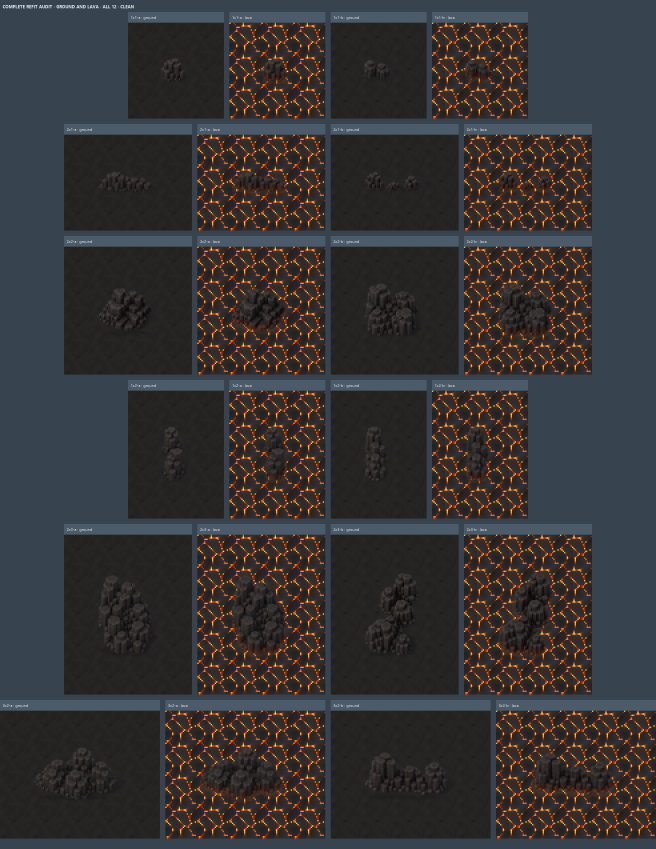
#> input picture tools/tilesets/assets/basalt-columns/reference/all-twelve-refit-ground-and-lava-clean-review.png, 1968 x 2546 px, given in place of single-a.png, which was not available (shown at 1/3 size)
$ python build_basalt_tree_imagegen_review.py --source-dir assets/basalt-columns/reference --out-dir out
#> lines starting #> are read from the running program, lines starting #| are printed output that depends on the picture; after the words box and inside, x2 and y2 are one past the last pixel; in counts of white or black regions, pixels touching at a corner belong together; pictures that were not available may be replaced by others from this repository, and a replacement may not be noted
#!/usr/bin/env python
"""Fit image-generated basalt concepts at 24px density and build a review sheet."""

from __future__ import annotations

import argparse
import json
from pathlib import Path

import numpy as np
from PIL import Image, ImageDraw, ImageFont

import build_basalt_forest_bulk_review as forest


ARCHETYPES = (
    ("single-a", (1, 1), ("x",)),
    ("single-b", (1, 1), ("x",)),
    ("pair-horizontal", (2, 1), ("xx",)),
    ("l-three-cell", (3, 2), ("_x_", "xx_")),
    ("hook-four-cell", (4, 3), ("____", "xxx_", "x___")),
    ("zigzag-six-cell", (4, 3), ("__x_", "xxx_", "_xx_")),
)


def main() -> int:
    parser = argparse.ArgumentParser()
    parser.add_argument("--source-dir", type=Path, required=True)
    parser.add_argument("--out-dir", type=Path, required=True)
    args = parser.parse_args()
    source_dir = args.source_dir.resolve()
    out_dir = args.out_dir.resolve()
    fitted_dir = out_dir / "fitted-production"
    fitted_dir.mkdir(parents=True, exist_ok=True)

    fitted: dict[str, Image.Image] = {}
    audit = []
    for name, dimensions, footprint in ARCHETYPES:
        source = Image.open(source_dir / f"{name}.png").convert("RGBA")
        production, record = fit_at_24px(source, dimensions)
        production.save(fitted_dir / f"{name}.png")
        fitted[name] = production
        audit.append({"id": name, "footprint": footprint, **record})

    review = build_review(fitted)
    review_path = out_dir / "basalt_tree_imagegen_archetype_review.png"
    review.save(review_path)
    (out_dir / "fit-audit.json").write_text(
        json.dumps(audit, indent=2) + "\n", encoding="utf-8"
    )
    print(review_path)
    return 0


def fit_at_24px(source: Image.Image, dimensions: tuple[int, int]):
#> called with dimensions = (1, 1)
    alpha = np.asarray(source.getchannel("A"))
#> alpha: shape (2546, 1968); every value is 255
    ys, xs = np.nonzero(alpha > 8)
    if len(xs) == 0:
        raise ValueError("source contains no visible pixels")
    crop_box = (int(xs.min()), int(ys.min()), int(xs.max()) + 1, int(ys.max()) + 1)
#> crop_box = (0, 0, 1968, 2546)
    cropped = source.crop(crop_box)

    columns, rows = dimensions
    author_width, author_height = columns * 24, rows * 24
    padding = 2
    available_width = author_width - padding * 2
    available_height = author_height - padding * 2
    scale = min(available_width / cropped.width, available_height / cropped.height)
#> scale = 0.00786
    width = max(1, round(cropped.width * scale))
#> width = 15
    height = max(1, round(cropped.height * scale))
#> height = 20
    reduced = cropped.resize((width, height), Image.Resampling.LANCZOS)
    author = Image.new("RGBA", (author_width, author_height))
#> author: PIL image 24x24 RGBA; every value is 0
    x = (author_width - width) // 2
#> x = 4
    y = author_height - padding - height
#> y = 2
    author.alpha_composite(reduced, (x, y))
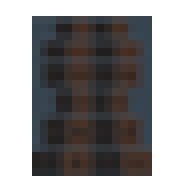
#> author: PIL image 24x24 RGBA (shown 8 times larger); mean R, G, B, A 28.6, 27.3, 27.6, 132.8; transparent parts drawn white
    production = author.resize(
        (author_width * 2, author_height * 2), Image.Resampling.NEAREST
    )

    prod_alpha = np.asarray(production.getchannel("A"))
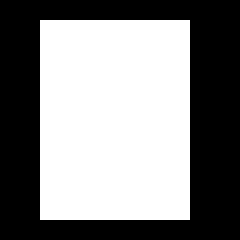
#> prod_alpha: shape (48, 48) (shown 5 times larger); 52.1% white; 1 black region, box (x1, y1, x2, y2) and area: (0, 0, 48, 48) 1104
    by, bx = np.nonzero(prod_alpha > 0)
#> by = 1200 values from 4 to 43; bx = 1200 values, max 37 at index 29, min 8 at index 0, mean 22.5
    bounds = [int(bx.min()), int(by.min()), int(bx.max()) + 1, int(by.max()) + 1]
#> bounds = [8, 4, 38, 44]
    uniform = bool(
        np.array_equal(prod_alpha[0::2, 0::2], prod_alpha[0::2, 1::2])
        and np.array_equal(prod_alpha[0::2, 0::2], prod_alpha[1::2, 0::2])
        and np.array_equal(prod_alpha[0::2, 0::2], prod_alpha[1::2, 1::2])
    )
#> uniform = True
    return production, {
        "source_size": list(source.size),
        "source_crop": list(crop_box),
        "authoring_size": [author_width, author_height],
        "production_size": list(production.size),
        "visible_bounds": bounds,
        "bounds_violations": 0,
        "uniform_2x2_blocks": uniform,
    }


# [43 lines left out: function build_review, not called in this run]


if __name__ == "__main__":
    raise SystemExit(main())
#> in main, `production, record = fit_at_24px(source, dimensions)`: record = {'source_size': [1968, 2546], 'source_crop': [0, 0, 1968, 2546], 'authoring_size': [24, 24], 'production_size': [48, 48], 'visible_bounds': [8, 4, 38, 44], 'bounds_violations': 0, 'uniform_2x2_blocks': True}
#> pass 2 of the loop in main, `for name, dimensions, footprint in ARCHETYPES:`:
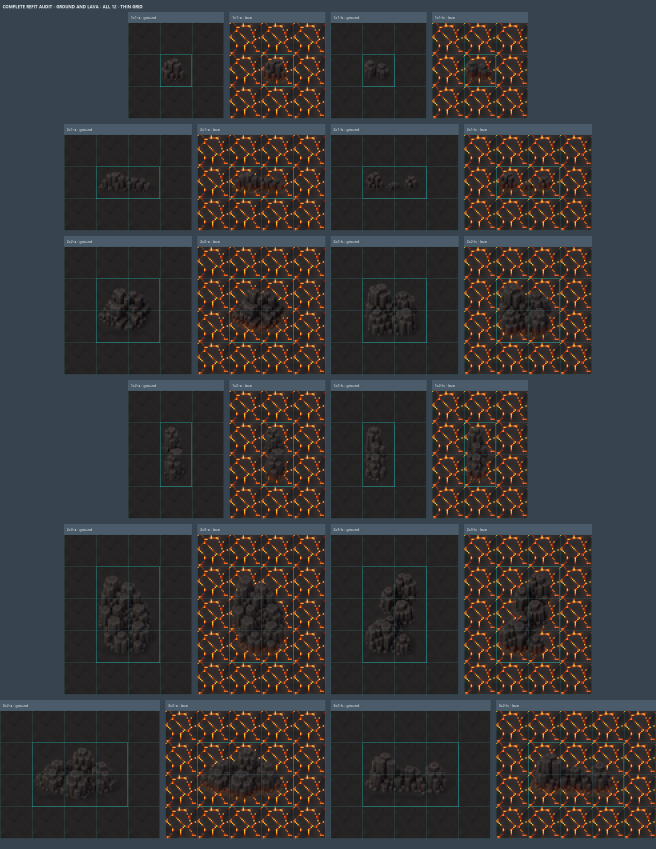
#> input picture tools/tilesets/assets/basalt-columns/reference/all-twelve-refit-ground-and-lava-thin-grid-review.png, 1968 x 2546 px, given in place of single-b.png, which was not available (shown at 1/3 size)
#> in fit_at_24px (call 2), `author.alpha_composite(reduced, (x, y))`:
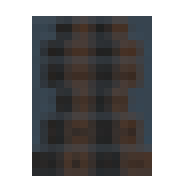
#> author: PIL image 24x24 RGBA (shown 8 times larger); mean R, G, B, A 28.6, 28, 28.4, 132.8; transparent parts drawn white
#> (the run stopped early here; a loop or call above may not have finished)
